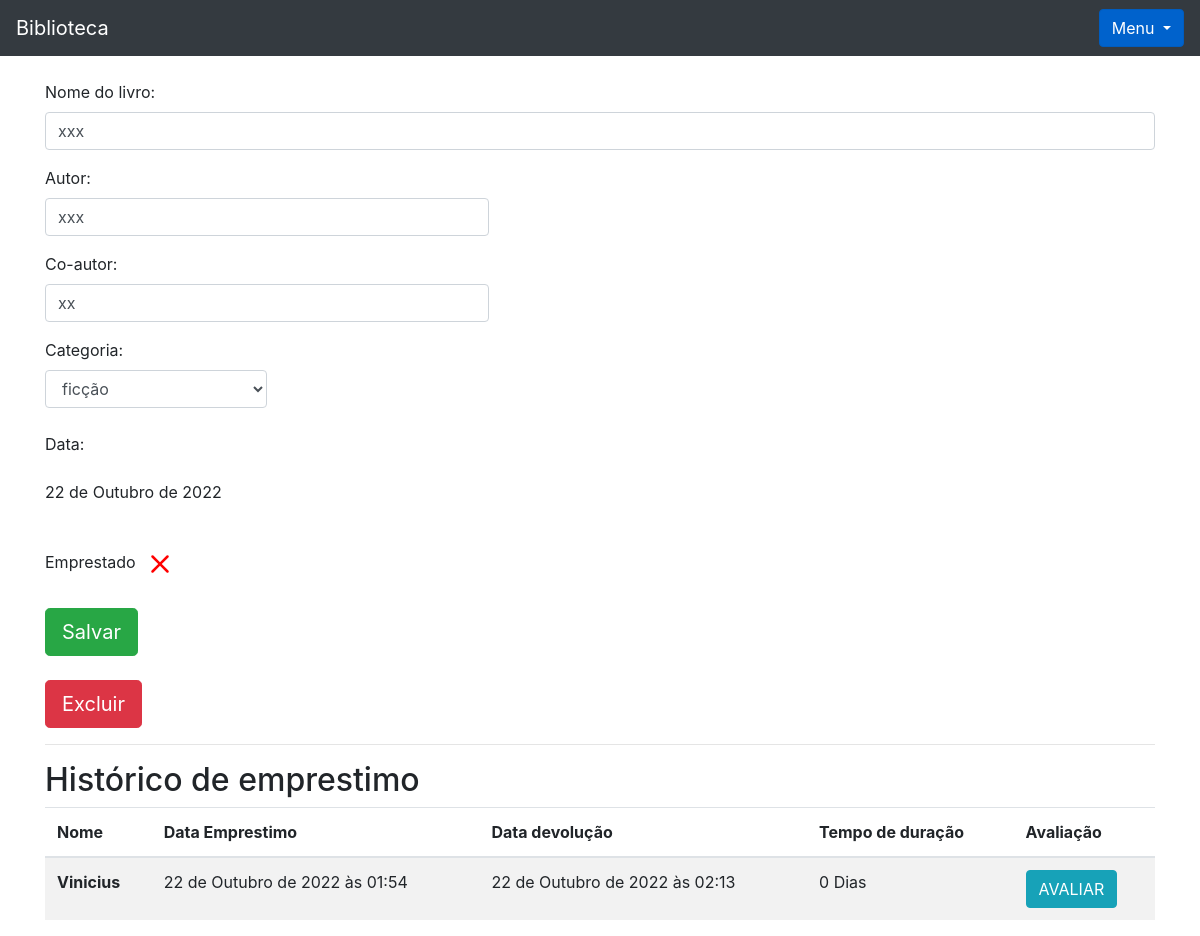
/livro/ver_livros/8 (signed in), run on the app's committed database.
### livro/models.py (models this page shows, shortened)
class Livros(models.Model):
    nome = models.CharField(max_length = 100)
    autor = models.CharField(max_length = 30)
    co_autor = models.CharField(max_length = 30, blank=True)
    data_cadastro = models.DateField(default= date.today)
    emprestado = models.BooleanField(default=False)
    categoria = models.ForeignKey(Categoria, on_delete=models.DO_NOTHING)
    usuario = models.ForeignKey(Usuario, on_delete=models.DO_NOTHING)
    class Meta: # a classe meta dentro de uma classe faz com que seja possivel alterar o nome da classe para que a visualização do admin não fique com duas letras s no final
        verbose_name = 'Livro'

class Emprestimos(models.Model):
    choices = (
        ('P', 'Pessimo'),
        ('R', 'Ruim'),
        ('B', 'Bom'),
        ('O', 'Otimo')
    )
    nome_emprestado = models.ForeignKey(Usuario, on_delete=models.DO_NOTHING, blank=True, null=True)
    nome_emprestado_anonimo = models.CharField(max_length=30, blank=True, null=True)
    data_emprestimo = models.DateTimeField(default=datetime.datetime.now())
    data_devolucao = models.DateTimeField(blank=True, null=True)
    livro = models.ForeignKey(Livros, on_delete=models.DO_NOTHING)
    avaliacao = models.CharField(max_length=1, choices=choices, blank=True, null=True)

### usuario/models.py (models this page shows)
class Usuario(models.Model):
    nome = models.CharField(max_length=50)
    email = models.CharField(max_length=30)
    senha = models.CharField(max_length=64)
    def __str__(self):
        return self.nome

### livro/views.py (the view)
# urls.py: path('ver_livros/<int:id>', views.ver_livros, name='ver_livros'),
def ver_livros(request, id):
    if request.session.get('usuario'):
        livro = Livros.objects.get(id = id)
        categoria_livro = Categoria.objects.filter(usuario = request.session.get('usuario'))
        if request.session['usuario'] == livro.usuario.id:
            usuario = Usuario.objects.get(id = request.session['usuario'])
            emprestimos = Emprestimos.objects.filter(livro = livro)
            form = CadastroLivro()
            form.fields['usuario'].initial = request.session['usuario']
            form.fields['categoria'].queryset = Categoria.objects.filter(usuario = usuario)
            form_categoria = CategoriaLivro()
            usuarios = Usuario.objects.all()
            livros = Livros.objects.filter(usuario_id = request.session.get('usuario'))
            livros_emprestar = Livros.objects.filter(usuario = usuario).filter(emprestado = False)
            livros_emprestados = Livros.objects.filter(usuario = usuario).filter(emprestado = True)
            return render(request, 'ver_livro.html', {'livro': livro,
                                                      'categoria_livro': categoria_livro,
                                                      'emprestimos': emprestimos,
                                                      'usuario_logado': request.session.get('usuario'),
                                                      'form': form,
                                                      'id_livro': id,
                                                      'form_categoria': form_categoria,
                                                      'usuarios': usuarios,
                                                      'livros': livros,
                                                      'livros_emprestar': livros_emprestar,
                                                      'livros_emprestados': livros_emprestados})
        else:
            return HttpResponse('esse livro não é seu')
    else:
        return redirect('/auth/login/?status=2')

### livro/forms.py
class CadastroLivro(forms.ModelForm):
    class Meta:
        model = Livros
        fields = '__all__'
    def __init__(self, *args, **kwargs):
        super().__init__(*args, **kwargs)
        self.fields['usuario'].widget = forms.HiddenInput()

class CategoriaLivro(forms.Form):
    nome = forms.CharField(max_length=30)
    descricao = forms.CharField(max_length=60)
    def __init__(self, *args, **kwargs):
        super().__init__(*args, **kwargs)
        self.fields['descricao'].widget = forms.Textarea()

### livro/models.py (called while the page is built)
    def __str__(self):
        return self.nome

### livro/templatetags/filtros.py (called while the page is built)
@register.filter
def mostra_duracao(value1, value2):
    if all((isinstance(value1, datetime), isinstance(value2, datetime))):
        dias = (value1 - value2).days
        texto = 'Dias'
        if dias == 1:
            texto = 'Dia'
        return f'{dias} {texto}'
    return 'Ainda não foi devolvido'

### livro/templates/ver_livro.html (shortened to what this page needs)
{% extends 'base.html' %}
{% load filtros %}
{% block 'conteudo' %}
  <div class="container">
      <br>
    <form action="{% url 'alterar_livro' %}" method="POST">
        <p>
          <label>Nome do livro:</label>
          <input class="form-control" type="texte" value="{{livro.nome}}" name="nome_livro">
        </p>
        <p>
          <label>Autor:</label>
          <input style="width: 40%;" class="form-control" type="texte" value="{{livro.autor}}" name="autor">
        </p>
        <p>
          <label>Co-autor:</label>
          <input style="width: 40%;" class="form-control" type="texte" value="{{livro.co_autor}}" name="co_autor">
        </p>
        <label>Categoria:</label>
        <select style="width: 20%;" class="form-control" name="categoria_id">
          {% for i in categoria_livro%}
            {% if livro.categoria.nome == i.nome %}
              <option value="{{i.id}}" selected>{{i}}</option>
            {% else %}
              <option value="{{i.id}}">{{i}}</option>
            {% endif%}
          {% endfor %}
        </select>
        <br>
        <p>
          <label>Data:</label>
          <p>{{livro.data_cadastro}}</p>
        </p>
        <br>
          <label>Emprestado</label>
          <br>
          <br>
        <input type="submit" class="btn btn-success btn-lg" value="Salvar">
    </form>
    <br>
    <button type="button" class="btn btn-danger btn-lg" data-toggle="modal" data-target="#exampleModal2">
      Excluir
    </button>
    <hr>
    <h2>Histórico de emprestimo</h2>
    <table class="table table-striped">
      <thead>
        <tr>
          <th scope="col">Nome</th>
          <th scope="col">Data Emprestimo</th>
          <th scope="col">Data devolução</th>
          <th scope="col">Tempo de duração</th>
          <th scope="col">Avaliação</th>
        </tr>
      </thead>
      <tbody>
        {% for i in emprestimos%}
          <tr>
            {% if i.nome_emprestado_anonimo == None %}
              <th scope="row">{{i.nome_emprestado}}</th>
            {% else %}
            <th scope="row">{{i.nome_emprestado_anonimo}}</th>
            {% endif%}
            <td>{{i.data_emprestimo}}</td>
            <td>{{i.data_devolucao}}</td>
            <td>{{i.data_devolucao|mostra_duracao:i.data_emprestimo  }}</td>
            <td>
            {% if i.avaliacao == None %}
              <button onclick="avaliacao({{i.id}})" class="btn btn-info" data-toggle="modal" data-target="#exampleModal1">AVALIAR</button>
            {% else%}
              {{i.avaliacao}}
            {% endif %}
            </td>
          </tr>
        {% endfor %}
      </tbody>
    </table>
  </div>
{% endblock %}

### data on the page
Livros: nome_livro "xxx", autor "xxx", co_autor "xx", data_cadastro "22 de Outubro de 2022"
Emprestimos: nome_emprestado "Vinicius", data_emprestimo "22 de Outubro de 2022 às 01:54", data_devolucao "22 de Outubro de 2022 às 02:13", data_devolucao|mostra_duracao "0 Dias"

### other printed values
form field categoria_id "ficção"
